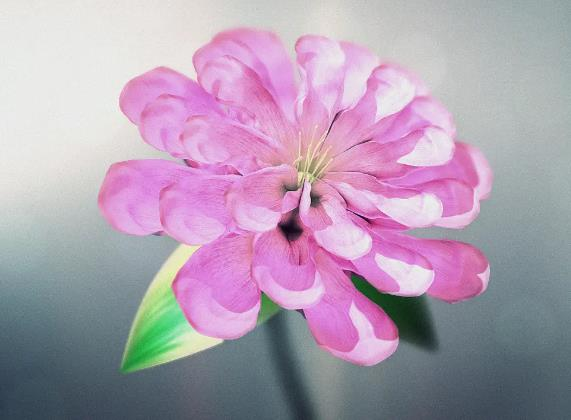
#> input picture opencv2/flower.jpg, 571 x 420 px
$ python opencv2.py
#> lines starting #> are read from the running program, lines starting #| are printed output that depends on the picture; after the words box and inside, x2 and y2 are one past the last pixel; in counts of white or black regions, pixels touching at a corner belong together
import cv2
import numpy as np
import matplotlib.pyplot as plt
from PIL import Image
from time import sleep

# os.path.exsits(path)


# [190 lines left out: functions readImg, convertGRAY, splitImg, clippingImg, linearTransform, linearAnimation and 4 more, not called in this run]


# 二值化 找轮廓（检测边缘）
# 图像的二值化，就是将图像上的像素点的灰度值设置为0或255，也就是将整个图像呈现出明显的只有黑和白的视觉效果。
def binarizationImg():
    im = cv2.imread('flower.jpg')
#> im is the input picture: shape (420, 571, 3); mean B, G, R 177.5, 157.8, 175.8
    # 转换灰度图
    img = cv2.cvtColor(im, cv2.COLOR_BGR2GRAY)
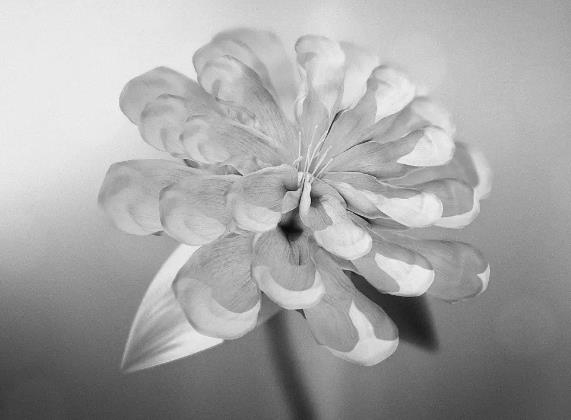
#> img: shape (420, 571); min 7, max 247, mean 165.4
    # 将灰度图二值化，这里的10，原图中小于10的位置用0代替，大于10的用255代替
    ret, thresh = cv2.threshold(img, 10, 255, cv2.THRESH_BINARY)  # 当前二值化的方式
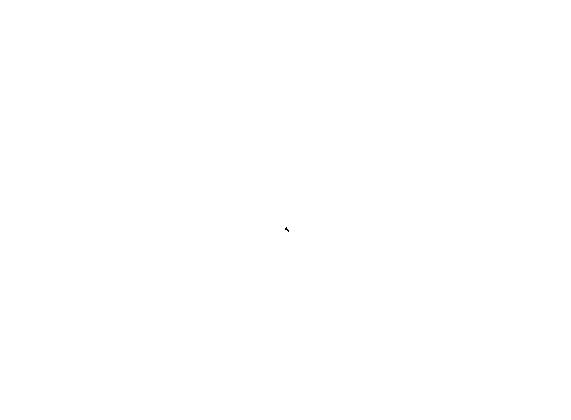
#> thresh: shape (420, 571); 100% white; black in thin lines or dots, all inside (x1, y1, x2, y2) = (285, 227, 289, 232)

    # 寻找边缘点

    # 第一个参数：二值化图像

    # 第二个参数：轮廓检索模式
    # RETR_LIST: 提取所有轮廓、但不创建任何父子关系
    # RETR_EXTERNAL 返回最外边的轮廓、所有子轮廓被忽略
    # RETR_CCOMP 返回所有轮廓并分为两级组织结构
    # RETR_TREE 返回所有轮廓，创建一个完整的组织结构，会告诉你谁是爷爷、父亲、儿子、孙子等

    # 第三个参数：轮廓近似方法
    # cv2.CHAIN_APPROX_NONE 边界所有点会被存储
    # cv2.CHAIN_APPROX_SIMPLE 压缩轮廓，将轮廓冗余点去掉、比如四边形只存储四个点
    contours, hierarchy = cv2.findContours(thresh, cv2.RETR_TREE, cv2.CHAIN_APPROX_SIMPLE)
#> contours = 2 contours, 1 with area under 20; largest, box (x1, y1, x2, y2) and area: (0, 0, 571, 420) 238830

    # 对原图描边

    # 第一个参数：图片，可以原图或其他
    # 第二个参数：轮廓列表
    # 第三个参数：对轮廓（第二个参数）的索引，若要全部绘制可设为-1
    # 第四个参数：轮廓的颜色
    # 第五个参数Cont：轮廓的厚度
#> (the run stopped early here; a loop or call above may not have finished)
